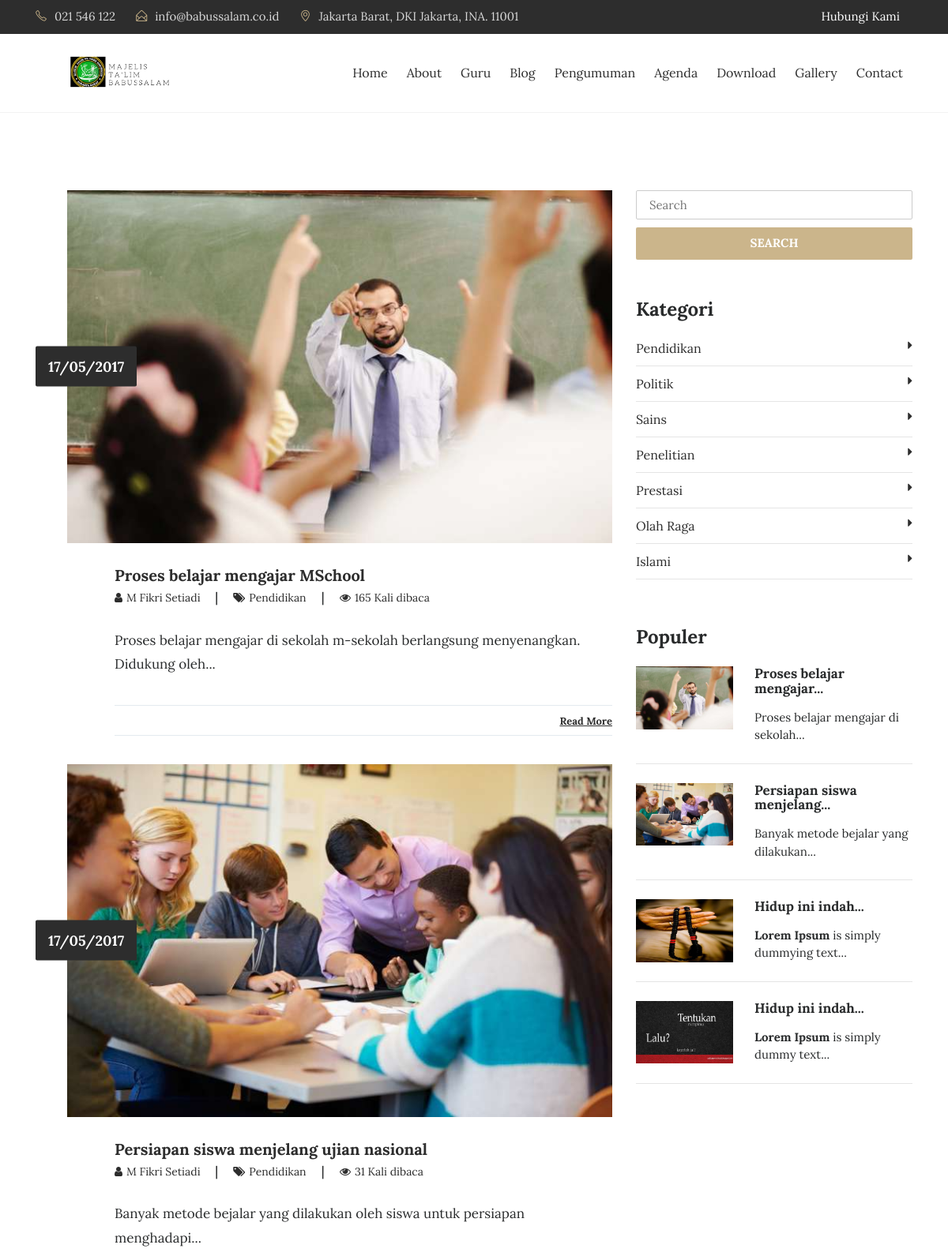
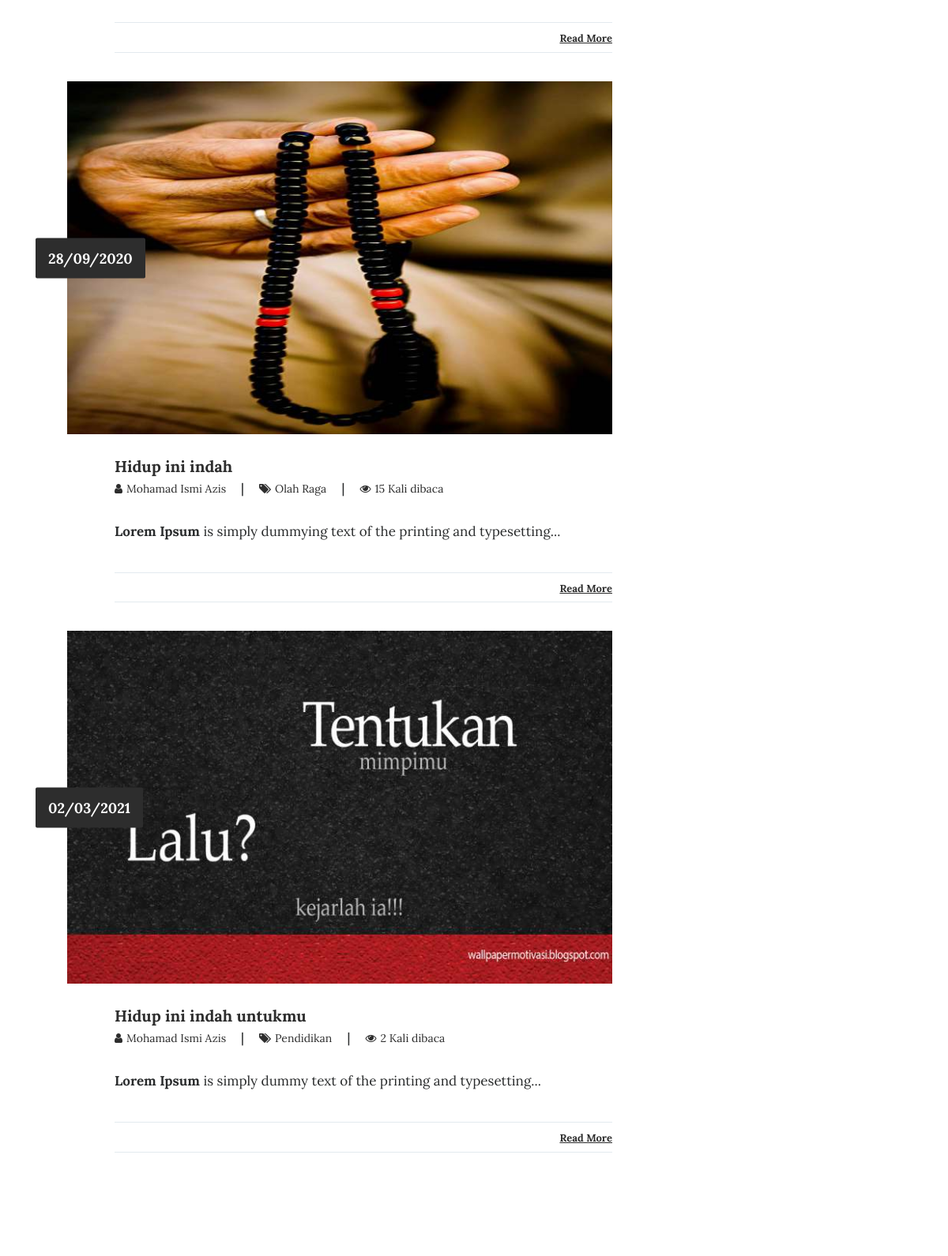
Screenshot of /index.php/blog/kategori (upper part) with the database file from the repository (2 pictures, top to bottom).
### tables this page shows
CREATE TABLE `tbl_tulisan` (
  `tulisan_id` int(11) NOT NULL AUTO_INCREMENT,
  `tulisan_judul` varchar(100) DEFAULT NULL,
  `tulisan_isi` text,
  `tulisan_tanggal` timestamp NULL DEFAULT CURRENT_TIMESTAMP,
  `tulisan_kategori_id` int(11) DEFAULT NULL,
  `tulisan_kategori_nama` varchar(30) DEFAULT NULL,
  `tulisan_views` int(11) DEFAULT '0',
  `tulisan_gambar` varchar(40) DEFAULT NULL,
  `tulisan_pengguna_id` int(11) DEFAULT NULL,
  `tulisan_author` varchar(40) DEFAULT NULL,
  `tulisan_img_slider` int(2) NOT NULL DEFAULT '0',
  `tulisan_slug` varchar(200) DEFAULT NULL,
  PRIMARY KEY (`tulisan_id`),
  KEY `tulisan_kategori_id` (`tulisan_kategori_id`),
  KEY `tulisan_pengguna_id` (`tulisan_pengguna_id`)
);

CREATE TABLE `tbl_kategori` (
  `kategori_id` int(11) NOT NULL AUTO_INCREMENT,
  `kategori_nama` varchar(30) DEFAULT NULL,
  `kategori_tanggal` timestamp NULL DEFAULT CURRENT_TIMESTAMP,
  PRIMARY KEY (`kategori_id`)
);

### application/controllers/Blog.php (called while the page is built, shortened)
<?php
class Blog extends CI_Controller{
	function __construct(){
		$this->load->model('m_tulisan');
		$this->load->model('m_pengunjung');
	}
	function kategori(){
		 $kategori=str_replace("-"," ",$this->uri->segment(3));
		 $query = $this->db->query("SELECT tbl_tulisan.*,DATE_FORMAT(tulisan_tanggal,'%d/%m/%Y') AS tanggal FROM tbl_tulisan WHERE tulisan_kategori_nama LIKE '%$kategori%' ORDER BY tulisan_views DESC LIMIT 5");
		 if($query->num_rows() > 0){
			 $x['data']=$query;
			 $x['category']=$this->db->get('tbl_kategori');
 			 $x['populer']=$this->db->query("SELECT * FROM tbl_tulisan ORDER BY tulisan_views DESC LIMIT 5");
			 $this->load->view('depan/v_blog',$x);
		 }else{
			 echo $this->session->set_flashdata('msg','<div class="alert alert-danger">Tidak Ada artikel untuk kategori <b>'.$kategori.'</b></div>');
			 redirect('artikel');
		 }
	}
}

### index.php (called while the page is built, shortened)
<?php
require_once BASEPATH.'core/CodeIgniter.php';

### application/views/depan/v_blog.php (the view, shortened to what this page needs)
<!DOCTYPE html>
<html lang="en">
<head>
    <?php
        function limit_words($string, $word_limit){
            $words = explode(" ",$string);
            return implode(" ",array_splice($words,0,$word_limit));
        }
    ?>
</head>
<body>
<section class="blog-wrap">
    <div class="container">
        <div class="row">
            <div class="col-md-8">
              <?php foreach ($data->result() as $row) : ?>
                <div class="blog-single-item">
                    <div class="blog-img_block">
                        <img src="<?php echo base_url().'assets/images/'.$row->tulisan_gambar;?>" class="img-fluid" alt="blog-img" div data-aos="fade-up"data-aos-duration="2000">
                        <div class="blog-date">
                            <span><?php echo $row->tanggal;?></span>
                        </div>
                    </div>
                    <div class="blog-tiltle_block">
                        <h4><a href="<?php echo site_url('artikel/'.$row->tulisan_slug);?>"><?php echo $row->tulisan_judul;?></a></h4>
                        <h6> <a href="#"><i class="fa fa-user" aria-hidden="true"></i><span><?php echo $row->tulisan_author;?></span> </a>  |   <a href="#"><i class="fa fa-tags" aria-hidden="true"></i><span><?php echo $row->tulisan_kategori_nama;?></span></a>  |  <a href="#"><i class="fa fa-eye" aria-hidden="true"></i><span><?php echo $row->tulisan_views;?> Kali dibaca</span> </a></h6>
                        <?php echo limit_words($row->tulisan_isi,10).'...';?>
                        <div class="blog-icons">
                            <div class="blog-share_block">
                                <a href="<?php echo site_url('artikel/'.$row->tulisan_slug);?>">Read More</a>
                            </div>
                        </div>
                    </div>
                </div>
              <?php endforeach;?>
            </div>
            <div class="col-md-4">
                <form action="<?php echo site_url('blog/search');?>" method="get">
                    <input type="text" name="keyword" placeholder="Search" class="blog-search" required>
                    <button type="submit" class="btn btn-warning btn-blogsearch">SEARCH</button>
                </form>
                <div class="blog-category_block">
                  <h3>Kategori</h3>
                  <ul>
                    <?php foreach ($category->result() as $row) : ?>
                      <li><a href="<?php echo site_url('blog/kategori/'.str_replace(" ","-",$row->kategori_nama));?>"><?php echo $row->kategori_nama;?><i class="fa fa-caret-right" aria-hidden="true"></i></a></li>
                    <?php endforeach;?>
                  </ul>
                </div>
                <div class="blog-featured_post">
                    <h3>Populer</h3>
                    <?php foreach ($populer->result() as $row) :?>
                      <div class="blog-featured-img_block">
                          <img width="35%" src="<?php echo base_url().'assets/images/'.$row->tulisan_gambar;?>" class="img-fluid" alt="blog-featured-img">
                          <h5><a href="<?php echo site_url('artikel/'.$row->tulisan_slug);?>"><?php echo limit_words($row->tulisan_judul,3).'...';?></a></h5>
                          <p><?php echo limit_words($row->tulisan_isi,5).'...';?></p>
                      </div>
                      <hr>
                    <?php endforeach;?>
                </div>
            </div>
        </div>
    </div>
</section>
    </body>
    </html>

### theme/css/scroll.css (style rules this page uses)
html { scroll-behavior: smooth; }

### rows the page displays
tbl_tulisan: tulisan_gambar (picture), tanggal "17/05/2017", tulisan_judul "Proses belajar mengajar MSchool", tulisan_author "M Fikri Setiadi", tulisan_kategori_nama "Pendidikan", tulisan_views "165", tulisan_isi "Proses belajar mengajar di sekolah m-sekolah berlangsung menyenangkan. Didukung oleh", tulisan_judul "Proses belajar mengajar", tulisan_isi "Proses belajar mengajar di sekolah"
tbl_tulisan: tulisan_gambar (picture), tanggal "17/05/2017", tulisan_judul "Persiapan siswa menjelang ujian nasional", tulisan_author "M Fikri Setiadi", tulisan_kategori_nama "Pendidikan", tulisan_views "31", tulisan_isi "Banyak metode bejalar yang dilakukan oleh siswa untuk persiapan menghadapi", tulisan_judul "Persiapan siswa menjelang", tulisan_isi "Banyak metode bejalar yang dilakukan"
tbl_tulisan: tulisan_gambar (picture), tanggal "28/09/2020", tulisan_judul "Hidup ini indah", tulisan_author "Mohamad Ismi Azis", tulisan_kategori_nama "Olah Raga", tulisan_views "15", tulisan_isi "Lorem Ipsum is simply dummying text of the printing and typesetting", tulisan_isi "Lorem Ipsum is simply dummying text"
tbl_tulisan: tulisan_gambar (picture), tanggal "02/03/2021", tulisan_judul "Hidup ini indah untukmu", tulisan_author "Mohamad Ismi Azis", tulisan_kategori_nama "Pendidikan", tulisan_views "2", tulisan_isi "Lorem Ipsum is simply dummy text of the printing and typesetting", tulisan_judul "Hidup ini indah", tulisan_isi "Lorem Ipsum is simply dummy text"
tbl_kategori: kategori_nama "Pendidikan"
tbl_kategori: kategori_nama "Politik"
tbl_kategori: kategori_nama "Sains"
tbl_kategori: kategori_nama "Penelitian"
tbl_kategori: kategori_nama "Prestasi"
tbl_kategori: kategori_nama "Olah Raga"
tbl_kategori: kategori_nama "Islami"
